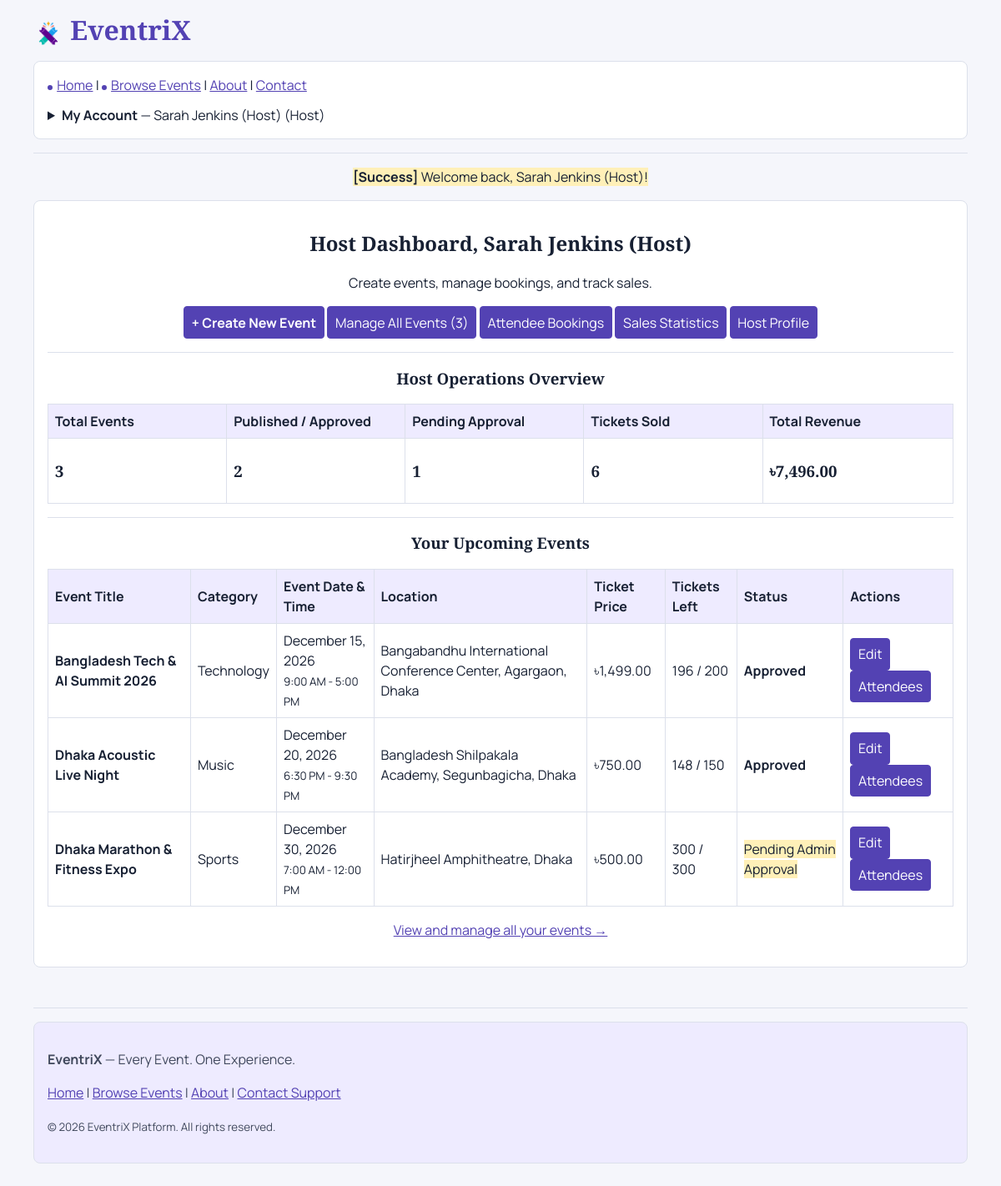
Page /host/dashboard.html (signed in) on the committed database.
### tables this page shows
CREATE TABLE `events` (
  `id` INT AUTO_INCREMENT PRIMARY KEY,
  `host_id` INT NOT NULL,
  `title` VARCHAR(200) NOT NULL,
  `description` TEXT NOT NULL,
  `category` VARCHAR(100) NOT NULL,
  `image` VARCHAR(255) DEFAULT NULL,
  `event_date` DATE NOT NULL,
  `start_time` TIME NOT NULL,
  `end_time` TIME NOT NULL,
  `location` VARCHAR(255) NOT NULL,
  `ticket_price` DECIMAL(10,2) NOT NULL DEFAULT 0.00,
  `total_tickets` INT NOT NULL,
  `available_tickets` INT NOT NULL,
  `registration_deadline` DATETIME NOT NULL,
  `status` ENUM('Draft', 'Pending Approval', 'Approved', 'Rejected', 'Completed', 'Cancelled') NOT NULL DEFAULT 'Pending Approval',
  `created_at` TIMESTAMP DEFAULT CURRENT_TIMESTAMP,
  `updated_at` TIMESTAMP DEFAULT CURRENT_TIMESTAMP ON UPDATE CURRENT_TIMESTAMP,
  FOREIGN KEY (`host_id`) REFERENCES `users`(`id`) ON DELETE CASCADE,
  INDEX `idx_events_status` (`status`),
  INDEX `idx_events_category` (`category`),
  INDEX `idx_events_date` (`event_date`)
);

### includes/auth.php (called while the page is built, shortened)
<?php
function current_user_name() {
    return $_SESSION['full_name'] ?? 'Guest';
}
?>

### host/dashboard.php (the view, shortened to what this page needs)
<?php
require_once __DIR__ . '/../includes/database.php';
require_once __DIR__ . '/../includes/functions.php';
require_once __DIR__ . '/../includes/auth.php';
$host_id = current_user_id();
$stmt = $pdo->prepare("SELECT
    COUNT(*) AS total_events,
    SUM(CASE WHEN status = 'Approved' THEN 1 ELSE 0 END) AS published_events,
    SUM(CASE WHEN status = 'Pending Approval' THEN 1 ELSE 0 END) AS pending_events,
    SUM(CASE WHEN status = 'Draft' THEN 1 ELSE 0 END) AS draft_events
    FROM events WHERE host_id = ?");
$stmt->execute([$host_id]);
$event_counts = $stmt->fetch();
$stmt = $pdo->prepare("SELECT
    COALESCE(SUM(b.quantity), 0) AS total_tickets_sold,
    COALESCE(SUM(b.total_amount), 0) AS total_revenue
    FROM bookings b
    JOIN events e ON b.event_id = e.id
    WHERE e.host_id = ? AND b.booking_status = 'Confirmed'");
$stmt->execute([$host_id]);
$sales_stats = $stmt->fetch();
$stmt = $pdo->prepare("SELECT * FROM events
                      WHERE host_id = ? AND event_date >= CURDATE()
                      ORDER BY event_date ASC, start_time ASC
                      LIMIT 5");
$stmt->execute([$host_id]);
$upcoming_events = $stmt->fetchAll();
require __DIR__ . '/../includes/header.php';
?>
<center>
    <h2>Host Dashboard, <?php echo e(current_user_name()); ?></h2>
    <p>Create events, manage bookings, and track sales.</p>
    <p>
        <a href="create-event.html"><button type="button"><strong>+ Create New Event</strong></button></a>
        <a href="manage-events.html"><button type="button">Manage All Events (<?php echo (int)$event_counts['total_events']; ?>)</button></a>
        <a href="manage-bookings.html"><button type="button">Attendee Bookings</button></a>
        <a href="event-statistics.html"><button type="button">Sales Statistics</button></a>
        <a href="profile.html"><button type="button">Host Profile</button></a>
    </p>
    <hr>
    <section>
        <h3>Host Operations Overview</h3>
        <table border="1" cellpadding="8" cellspacing="0">
            <tr align="center">
                <th width="150">Total Events</th>
                <th width="150">Published / Approved</th>
                <th width="150">Pending Approval</th>
                <th width="150">Tickets Sold</th>
                <th width="160">Total Revenue</th>
            </tr>
            <tr align="center">
                <td><h3><?php echo (int)$event_counts['total_events']; ?></h3></td>
                <td><h3><?php echo (int)$event_counts['published_events']; ?></h3></td>
                <td><h3><?php echo (int)$event_counts['pending_events']; ?></h3></td>
                <td><h3><?php echo (int)$sales_stats['total_tickets_sold']; ?></h3></td>
                <td><h3><?php echo format_price($sales_stats['total_revenue']); ?></h3></td>
            </tr>
        </table>
    </section>
    <hr>
    <section>
        <h3>Your Upcoming Events</h3>
        <?php if (!empty($upcoming_events)): ?>
            <table border="1" cellpadding="8" cellspacing="0" width="90%">
                <thead>
                    <tr>
                        <th>Event Title</th>
                        <th>Category</th>
                        <th>Event Date &amp; Time</th>
                        <th>Location</th>
                        <th>Ticket Price</th>
                        <th>Tickets Left</th>
                        <th>Status</th>
                        <th>Actions</th>
                    </tr>
                </thead>
                <tbody>
                    <?php foreach ($upcoming_events as $ev): ?>
                        <tr>
                            <td><strong><?php echo e($ev['title']); ?></strong></td>
                            <td><?php echo e($ev['category']); ?></td>
                            <td>
                                <?php echo format_date($ev['event_date']); ?><br>
                                <small><?php echo format_time($ev['start_time']); ?> - <?php echo format_time($ev['end_time']); ?></small>
                            </td>
                            <td><?php echo e($ev['location']); ?></td>
                            <td><?php echo format_price($ev['ticket_price']); ?></td>
                            <td align="center"><?php echo $ev['available_tickets']; ?> / <?php echo $ev['total_tickets']; ?></td>
                            <td align="center">
                                <?php if ($ev['status'] === 'Approved'): ?>
                                    <strong><?php echo e($ev['status']); ?></strong>
                                <?php elseif ($ev['status'] === 'Pending Approval'): ?>
                                    <mark>Pending Admin Approval</mark>
                                <?php else: ?>
                                    <em><?php echo e($ev['status']); ?></em>
                                <?php endif; ?>
                            </td>
                            <td align="center">
                                <a href="edit-event.html?id=<?php echo $ev['id']; ?>"><button type="button">Edit</button></a>
                                <a href="manage-bookings.html?event_id=<?php echo $ev['id']; ?>"><button type="button">Attendees</button></a>
                            </td>
                        </tr>
                    <?php endforeach; ?>
                </tbody>
            </table>
            <p><a href="manage-events.html">View and manage all your events &rarr;</a></p>
        <?php else: ?>
            <p><em>You do not have any upcoming events scheduled.</em></p>
            <p><a href="create-event.html">+ Click here to create your first event!</a></p>
        <?php endif; ?>
    </section>
</center>
<?php require __DIR__ . '/../includes/footer.php'; ?>

### assets/css/site.css (style rules this page uses)
:root { --accent: #5342b3; --ink: #172033; --line: #dce0eb; }
* { box-sizing: border-box; }
body { margin: 0 auto; max-width: 72rem; padding: 1rem; color: var(--ink); background: #f5f6fb; font: 1rem/1.5 Manrope, Arial, sans-serif; }
h1, h2, h3 { font-family: "Playfair Display", Georgia, serif; line-height: 1.25; }
a { color: var(--accent); }
hr { border: 0; border-top: 1px solid var(--line); }
input, select, textarea, button { max-width: 100%; padding: .4rem .55rem; border: 1px solid #7b8090; border-radius: 4px; font: inherit; }
button, .nav-auth, .landing-intro > p:last-child a, .landing-cta a { color: white; background: var(--accent); border-color: var(--accent); }
button { cursor: pointer; }
table { width: 100%; margin-block: 1rem; border-collapse: collapse; border-color: var(--line); }
th, td { padding: .5rem; border: 1px solid var(--line); text-align: left; }
th { background: #eeebff; }
mark { color: inherit; background: #fff0b8; }

### rows in the picture
events: title "Bangladesh Tech & AI Summit 2026", category "Technology", event_date "December 15, 2026", start_time "9:00 AM", end_time "5:00 PM", location "Bangabandhu International Conference Center, Agargaon, Dhaka", ticket_price "৳1,499.00", available_tickets "196", total_tickets "200", status "Approved"
events: title "Dhaka Acoustic Live Night", category "Music", event_date "December 20, 2026", start_time "6:30 PM", end_time "9:30 PM", location "Bangladesh Shilpakala Academy, Segunbagicha, Dhaka", ticket_price "৳750.00", available_tickets "148", total_tickets "150", status "Approved"
events: title "Dhaka Marathon & Fitness Expo", category "Sports", event_date "December 30, 2026", start_time "7:00 AM", end_time "12:00 PM", location "Hatirjheel Amphitheatre, Dhaka", ticket_price "৳500.00", available_tickets "300", total_tickets "300", status "Pending Admin Approval"

### other values in the picture
$site_name "EventriX"
current_user_name() "Sarah Jenkins (Host)"
current_user_role() "Host"
$message "Welcome back, Sarah Jenkins (Host)!"
$event_counts['total_events'] "3"
$event_counts['published_events'] "2"
$event_counts['pending_events'] "1"
$sales_stats['total_tickets_sold'] "6"
format_price($sales_stats['total_revenue']) "৳7,496.00"
